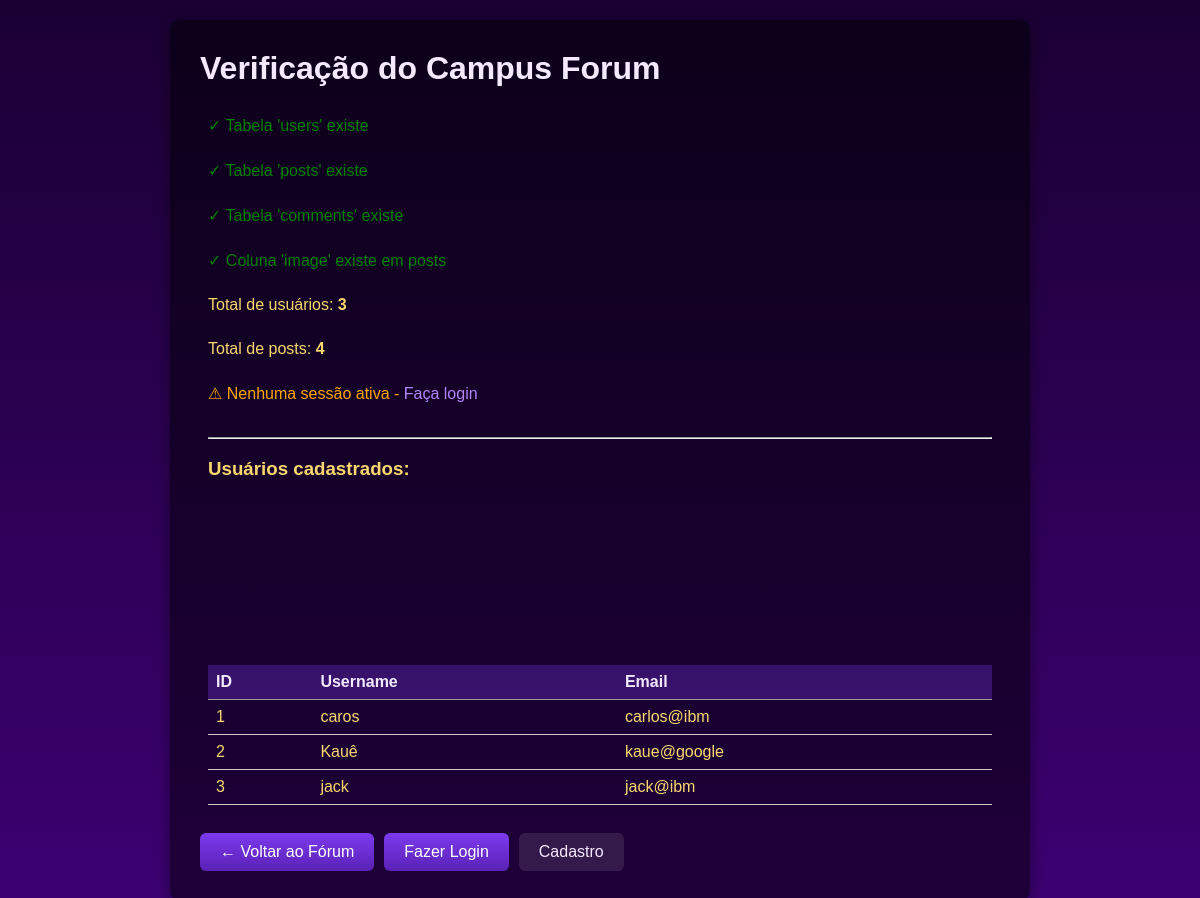
Screenshot of /check_db.php with the database file from the repository.
### tables this page shows
CREATE TABLE `users` (
  `id` int(11) NOT NULL,
  `username` varchar(100) NOT NULL,
  `email` varchar(150) NOT NULL,
  `password` varchar(255) NOT NULL,
  `created_at` timestamp NOT NULL DEFAULT current_timestamp()
);

### check_db.php (the view, shortened to what this page needs)
<?php
$mysqli = db_connect();
$messages = [];
$tables = ['users', 'posts', 'comments'];
foreach ($tables as $table) {
    $result = $mysqli->query("SHOW TABLES LIKE '$table'");
    if ($result->num_rows === 0) {
        $messages[] = "<span style='color:red;'>✗ Tabela '$table' não existe</span>";
    } else {
        $messages[] = "<span style='color:green;'>✓ Tabela '$table' existe</span>";
    }
}
$result = $mysqli->query("SHOW COLUMNS FROM posts LIKE 'image'");
if ($result && $result->num_rows > 0) {
    $messages[] = "<span style='color:green;'>✓ Coluna 'image' existe em posts</span>";
} else {
    $messages[] = "<span style='color:red;'>✗ Coluna 'image' não existe em posts</span>";
}
$result = $mysqli->query("SELECT COUNT(*) as total FROM users");
$row = $result->fetch_assoc();
$user_count = $row['total'];
$messages[] = "Total de usuários: <strong>$user_count</strong>";
$result = $mysqli->query("SELECT COUNT(*) as total FROM posts");
$row = $result->fetch_assoc();
$post_count = $row['total'];
$messages[] = "Total de posts: <strong>$post_count</strong>";
if (!empty($_SESSION['user'])) {
    $user_id = $_SESSION['user']['id'];
    $messages[] = "<span style='color:green;'>✓ Sessão ativa - ID do usuário: <strong>$user_id</strong></span>";
    $result = $mysqli->prepare("SELECT username FROM users WHERE id = ?");
    $result->bind_param('i', $user_id);
    $result->execute();
    $result_set = $result->get_result();
    if ($result_set->num_rows > 0) {
        $user = $result_set->fetch_assoc();
        $messages[] = "<span style='color:green;'>✓ Usuário existe no banco: <strong>" . htmlspecialchars($user['username']) . "</strong></span>";
    } else {
        $messages[] = "<span style='color:red;'>✗ Usuário ID $user_id não encontrado no banco</span>";
    }
    $result->close();
} else {
    $messages[] = "<span style='color:orange;'>⚠ Nenhuma sessão ativa - <a href='login.php'>Faça login</a></span>";
}
$result = $mysqli->query("SELECT id, username, email FROM users LIMIT 10");
$messages[] = "<hr><h3>Usuários cadastrados:</h3>";
if ($result->num_rows > 0) {
    $messages[] = "<table style='border-collapse:collapse;'>";
    $messages[] = "<tr style='border-bottom:1px solid #999;'><th style='padding:8px;text-align:left;'>ID</th><th style='padding:8px;text-align:left;'>Username</th><th style='padding:8px;text-align:left;'>Email</th></tr>";
    while ($user = $result->fetch_assoc()) {
        $messages[] = "<tr style='border-bottom:1px solid #ccc;'><td style='padding:8px;'>" . htmlspecialchars($user['id']) . "</td><td style='padding:8px;'>" . htmlspecialchars($user['username']) . "</td><td style='padding:8px;'>" . htmlspecialchars($user['email']) . "</td></tr>";
    }
    $messages[] = "</table>";
} else {
    $messages[] = "<p style='color:red;'>Nenhum usuário cadastrado</p>";
}
?>
<!DOCTYPE html>
<html lang="pt-br">
<head>
</head>
<body>
    <div class="container">
        <h1>Verificação do Campus Forum</h1>
        <?php foreach ($messages as $msg): ?>
            <div class="message"><?php echo $msg; ?></div>
        <?php endforeach; ?>
        <div class="buttons">
            <a href="index.php" class="btn btn-primary">← Voltar ao Fórum</a>
            <?php if (empty($_SESSION['user'])): ?>
                <a href="login.php" class="btn btn-primary">Fazer Login</a>
                <a href="register.php" class="btn btn-secondary">Cadastro</a>
            <?php else: ?>
                <a href="create_pergunta.php" class="btn btn-primary">Criar Post</a>
                <a href="logout.php" class="btn btn-secondary">Sair</a>
            <?php endif; ?>
        </div>
    </div>
</body>
</html>

### check_db.php (style rules this page uses)
body { margin: 0; font-family: "Poppins", sans-serif; background: linear-gradient(180deg, #1a0033, #3d0073); color: #f9d76e; padding: 20px; }
.container { max-width: 800px; margin: 0 auto; background: rgba(0, 0, 0, 0.5); border-radius: 10px; padding: 30px; box-shadow: 0 4px 15px rgba(0, 0, 0, 0.4); }
h1 { color: #f4e9ff; margin-top: 0; }
.message { margin: 10px 0; padding: 8px; border-radius: 4px; }
a { color: #b085ff; text-decoration: none; }
table { width: 100%; margin-top: 10px; }
th { background: rgba(124, 58, 237, 0.3); color: #f4e9ff; }
.buttons { margin-top: 20px; display: flex; gap: 10px; }
.btn { padding: 10px 20px; border: none; border-radius: 6px; cursor: pointer; font-weight: 500; transition: 0.3s; }
.btn-primary { background: linear-gradient(180deg, #7c3aed, #5b21b6); color: white; }
.btn-secondary { background: rgba(255, 255, 255, 0.1); color: #f4e9ff; }

### rows the page displays
users: id "1", username "caros", email "carlos@ibm"
users: id "2", username "Kauê", email "kaue@google"
users: id "3", username "jack", email "jack@ibm"

### other values shown
$table "users"
$table "posts"
$table "comments"
$user_count "3"
$post_count "4"
